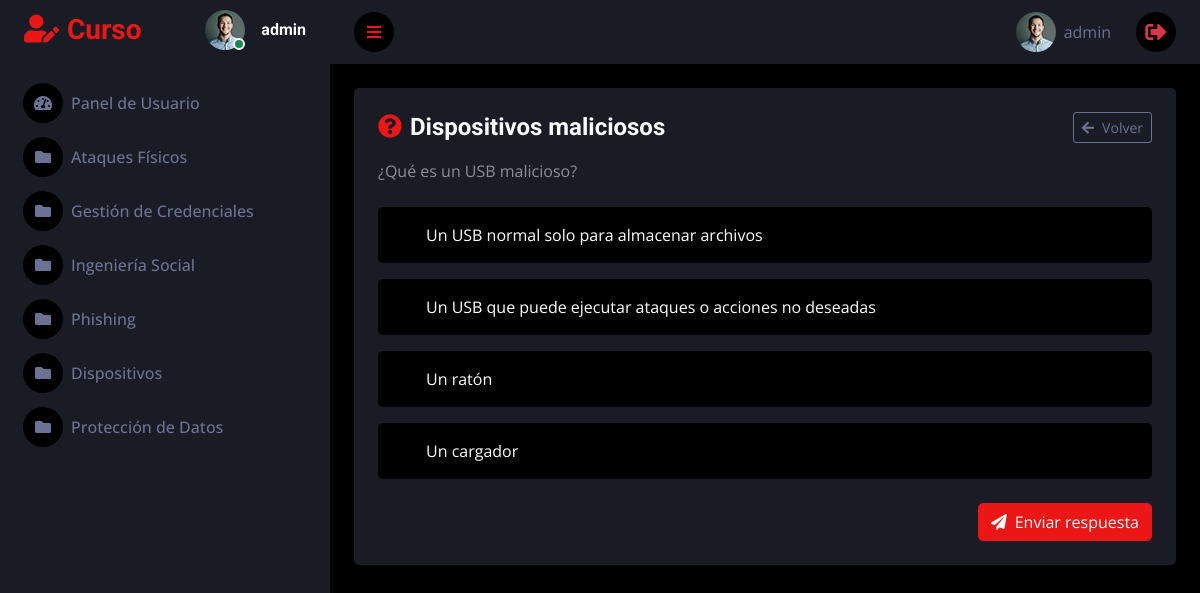
Screenshot of /challenge/1 (signed in) with the database file from the repository.
### tables this page shows
CREATE TABLE users (
            id TEXT PRIMARY KEY,
            name TEXT NOT NULL,
            email TEXT NOT NULL UNIQUE,
            password TEXT NOT NULL,
            age INTEGER NOT NULL,
            gender TEXT NOT NULL,
            studies TEXT NOT NULL
        );

CREATE TABLE categories (
            id INTEGER PRIMARY KEY AUTOINCREMENT,
            category_code TEXT NOT NULL UNIQUE,
            title TEXT NOT NULL
        );

CREATE TABLE challenges (
            id INTEGER PRIMARY KEY AUTOINCREMENT,
            title TEXT NOT NULL UNIQUE,
            is_training INTEGER NOT NULL DEFAULT 1,
            points INTEGER NOT NULL DEFAULT 0,
            question TEXT,
            correct_answer TEXT,
            option1 TEXT,
            option2 TEXT,
            option3 TEXT,
            option4 TEXT,
            is_practical INTEGER NOT NULL DEFAULT 0,
            content TEXT
        );

### app.py (the view)
@app.route("/challenge/<int:challenge_id>")
@login_required
def challenge_page(challenge_id):
    challenge = get_challenge_by_id(challenge_id)
    if not challenge:
        abort(404)
    completed = is_challenge_completed(current_user.id, challenge_id)
    return render_template(
        "challenge.html",
        challenge=challenge,
        completed=completed
    )

### app.py (called while the page is built)
def get_conn():
    conn = sqlite3.connect(app.config["DATABASE"])
    conn.row_factory = sqlite3.Row
    conn.execute("PRAGMA foreign_keys = ON;")
    return conn

def get_categories():
    with get_conn() as conn:
        rows = conn.execute("""
            SELECT category_code, title
            FROM categories
            ORDER BY id ASC
        """).fetchall()
        return [dict(r) for r in rows]

def is_challenge_completed(user_id: str, challenge_id: int) -> bool:
    with get_conn() as conn:
        row = conn.execute("""
            SELECT completed
            FROM user_challenge_progress
            WHERE user_id = ? AND challenge_id = ?
        """, (user_id, challenge_id)).fetchone()
        return bool(row["completed"]) if row else False

def get_challenge_by_id(challenge_id: int):
    with get_conn() as conn:
        row = conn.execute("""
            SELECT *
            FROM challenges
            WHERE id = ?
        """, (challenge_id,)).fetchone()
        return dict(row) if row else None

def get_user_by_username(username: str):
    with get_conn() as conn:
        cur = conn.execute("SELECT id, name, email, password, age, gender, studies FROM users WHERE id = ?", (username,))
        row = cur.fetchone()
        return dict(row) if row else None

@app.context_processor
def inject_globals():
    return dict(
        user=current_user,
        categories=get_categories()
    )

@login_manager.user_loader
def load_user(user_id):
    u = get_user_by_username(user_id)
    return User(u["id"], u["name"], u["email"], u["password"], u["age"], u["gender"], u["studies"]) if u else None

### templates/challenge.html (shortened to what this page needs)
<!DOCTYPE html>
<html lang="en">
<head>
    <link href="https://cdnjs.cloudflare.com/ajax/libs/font-awesome/5.10.0/css/all.min.css" rel="stylesheet">
    <link href="https://cdn.jsdelivr.net/npm/bootstrap-icons@1.4.1/font/bootstrap-icons.css" rel="stylesheet">
    <link href="{{ url_for('static', filename='lib/owlcarousel/assets/owl.carousel.min.css') }}" rel="stylesheet">
    <link href="{{ url_for('static', filename='lib/tempusdominus/css/tempusdominus-bootstrap-4.min.css') }}" rel="stylesheet">
    <link href="{{ url_for('static', filename='css/bootstrap.min.css') }}" rel="stylesheet">
    <link href="{{ url_for('static', filename='css/style.css') }}" rel="stylesheet">
</head>
<body>
<div class="container-fluid position-relative d-flex p-0">
    <div class="sidebar pe-4 pb-3">
        <nav class="navbar bg-secondary navbar-dark">
            <a href="{{ url_for('panel') }}" class="navbar-brand mx-4 mb-3">
                <h3 class="text-primary"><i class="fa fa-user-edit me-2"></i>Curso</h3>
            </a>
            <div class="d-flex align-items-center ms-4 mb-4">
                <div class="position-relative">
                    <img class="rounded-circle"
                         src="{{ url_for('static', filename='img/user.jpg') }}"
                         alt=""
                         style="width: 40px; height: 40px;">
                    <div class="bg-success rounded-circle border border-2 border-white position-absolute end-0 bottom-0 p-1"></div>
                </div>
                <div class="ms-3">
                    <h6 class="mb-0">{{ user.id }}</h6>
                </div>
            </div>
            <div class="navbar-nav w-100">
                <a href="{{ url_for('panel') }}" class="nav-item nav-link">
                    <i class="fa fa-tachometer-alt me-2"></i>Panel de Usuario
                </a>
                {% for c in categories %}
                <a href="{{ url_for('category_page', category_code=c.category_code) }}"
                   class="nav-item nav-link">
                    <i class="fa fa-folder me-2"></i>{{ c.title }}
                </a>
                {% endfor %}
            </div>
        </nav>
    </div>
    <div class="content">
        <nav class="navbar navbar-expand bg-secondary navbar-dark sticky-top px-4 py-0">
            <a href="#" class="sidebar-toggler flex-shrink-0">
                <i class="fa fa-bars"></i>
            </a>
            <div class="navbar-nav align-items-center ms-auto">
                <span class="nav-link d-flex align-items-center">
                    <img class="rounded-circle me-lg-2"
                         src="{{ url_for('static', filename='img/user.jpg') }}"
                         alt=""
                         style="width: 40px; height: 40px;">
                    <span class="d-none d-lg-inline-flex">{{ user.name }}</span>
                </span>
                <a href="{{ url_for('logout') }}" class="nav-link text-danger">
                    <i class="fa fa-sign-out-alt fa-lg"></i>
                </a>
            </div>
        </nav>
        <div class="container-fluid pt-4 px-4">
            <div class="bg-secondary rounded p-4">
                <div class="d-flex align-items-center justify-content-between mb-3">
                    <h4 class="mb-0">
                        <i class="fa fa-question-circle text-primary me-2"></i>{{ challenge.title }}
                    </h4>
                    {% if category_code %}
                    <a href="{{ url_for('category_page', category_code=category_code) }}" class="btn btn-outline-light btn-sm">
                        <i class="fa fa-arrow-left me-2"></i>Volver
                    </a>
                    {% else %}
                    <a href="{{ url_for('panel') }}" class="btn btn-outline-light btn-sm">
                        <i class="fa fa-arrow-left me-2"></i>Volver
                    </a>
                    {% endif %}
                </div>
                {% if not challenge.question %}
                    <div class="alert alert-warning mb-0">
                        Este reto no tiene una pregunta asociada.
                    </div>
                {% else %}
                    <p class="text-white-50 mb-4">{{ challenge.question }}</p>
                    <form method="post">
                        <div class="d-flex flex-column gap-3">
                            <label class="bg-dark rounded p-3 d-flex align-items-center" style="cursor:pointer;">
                                <input class="form-check-input me-3" type="radio" name="answer" value="{{ challenge.option1 }}" required>
                                <span class="text-white">{{ challenge.option1 }}</span>
                            </label>
                            <label class="bg-dark rounded p-3 d-flex align-items-center" style="cursor:pointer;">
                                <input class="form-check-input me-3" type="radio" name="answer" value="{{ challenge.option2 }}" required>
                                <span class="text-white">{{ challenge.option2 }}</span>
                            </label>
                            <label class="bg-dark rounded p-3 d-flex align-items-center" style="cursor:pointer;">
                                <input class="form-check-input me-3" type="radio" name="answer" value="{{ challenge.option3 }}" required>
                                <span class="text-white">{{ challenge.option3 }}</span>
                            </label>
                            <label class="bg-dark rounded p-3 d-flex align-items-center" style="cursor:pointer;">
                                <input class="form-check-input me-3" type="radio" name="answer" value="{{ challenge.option4 }}" required>
                                <span class="text-white">{{ challenge.option4 }}</span>
                            </label>
                        </div>
                        <div class="mt-4 d-flex justify-content-end">
                            <button type="submit" class="btn btn-primary">
                                <i class="fa fa-paper-plane me-2"></i>Enviar respuesta
                            </button>
                        </div>
                    </form>
                {% endif %}
            </div>
        </div>
    </div>
</div>
</body>
</html>

### static/css/style.css (style rules this page uses)
:root { --primary: #EB1616; --secondary: #191C24; --light: #6C7293; --dark: #000000; }
.btn { transition: .5s; }
.sidebar { position: fixed; top: 0; left: 0; bottom: 0; width: 330px; height: 100vh; overflow-y: auto; background: var(--secondary); transition: 0.5s; z-index: 999; }
.content { margin-left: 330px; min-height: 100vh; background: var(--dark); transition: 0.5s; }
@media (min-width: 992px) { .sidebar { margin-left: 0; } }
@media (min-width: 992px) { .content { width: calc(100% - 250px); } }
.sidebar .navbar .navbar-nav .nav-link { padding: 7px 20px; color: var(--light); font-weight: 500; border-left: 3px solid var(--secondary); border-radius: 0 30px 30px 0; outline: none; }
.sidebar .navbar .navbar-nav .nav-link i { width: 40px; height: 40px; display: inline-flex; align-items: center; justify-content: center; background: var(--dark); border-radius: 40px; }
.content .navbar .navbar-nav .nav-link { margin-left: 25px; padding: 12px 0; color: var(--light); outline: none; }
.content .navbar .sidebar-toggler, .content .navbar .navbar-nav .nav-link i { width: 40px; height: 40px; display: inline-flex; align-items: center; justify-content: center; background: var(--dark); border-radius: 40px; }

### rows the page displays
users: id "admin", name "admin"
categories: title "Ataques Físicos"
categories: title "Gestión de Credenciales"
categories: title "Ingeniería Social"
categories: title "Phishing"
categories: title "Dispositivos"
categories: title "Protección de Datos"
challenges: title "Dispositivos maliciosos", question "¿Qué es un USB malicioso?", option1 "Un USB normal solo para almacenar archivos", option2 "Un USB que puede ejecutar ataques o acciones no deseadas", option3 "Un ratón", option4 "Un cargador"
